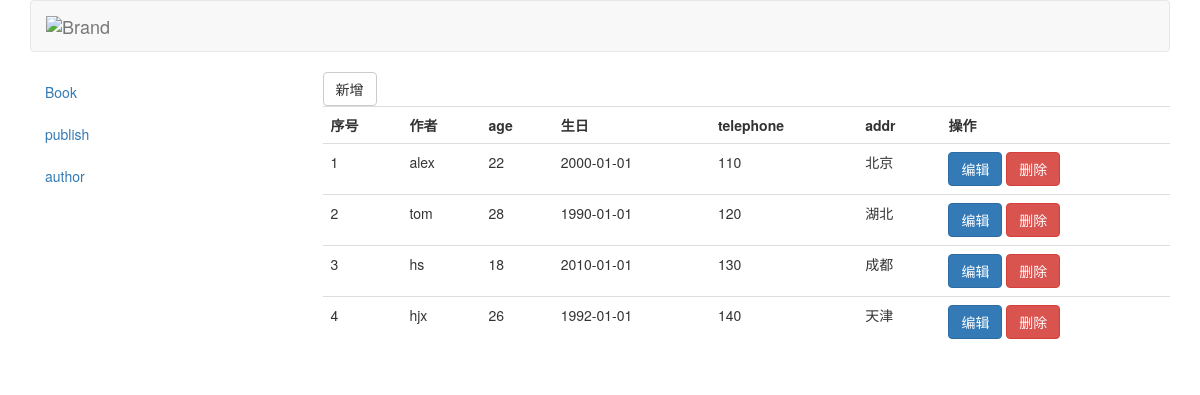
Page /author/ on the committed database.
### app01/models.py (models this page shows)
class Author(models.Model):
    nid = models.AutoField(primary_key=True)
    name = models.CharField(max_length=32)
    age = models.IntegerField()
    authordetail = models.OneToOneField(to="AuthorDetail",to_field='nid',on_delete=models.CASCADE)

class AuthorDetail(models.Model):
    nid = models.AutoField(primary_key=True)
    birthday = models.DateField()
    telephone = models.BigIntegerField()
    addr = models.CharField(max_length=64)

### app01/views.py (the view)
# urls.py: re_path(r'author/$',views.author),
def author(request):
    res = Author.objects.all()
    return render(request, 'author.html', {"author_list": res})

### templates/author.html
{% extends 'base.html' %}
{% block con %}
    <a  class="btn btn-default" href="/author/add/">新增</a>
    <table class="table">
        <tr>
            <th>序号</th>
            <th>作者</th>
            <th>age</th>
            <th>生日</th>
            <th>telephone</th>
            <th>addr</th>
            <th>操作</th>
        </tr>
        {% for author in author_list %}
            <tr>
                <td>{{ forloop.counter }}</td>
                <td>{{ author.name }}</td>
                <td>{{ author.age }}</td>
                <td>{{ author.authordetail.birthday|date:'Y-m-d' }}</td>
                <td>{{ author.authordetail.telephone }}</td>
                <td>{{ author.authordetail.addr }}</td>
                <td>
                    <a class="btn btn-primary" href="/author/{{ author.nid }}/edit/">编辑</a>
                    <a class="btn btn-danger" href="/author/{{ author.nid }}/del/">删除</a>
                </td>
            </tr>
        {% endfor %}
    </table>
{% endblock %}

### rows in the picture
Author: name "alex", age "22", authordetail.birthday "2000-01-01", authordetail.telephone "110", authordetail.addr "北京"
Author: name "tom", age "28", authordetail.birthday "1990-01-01", authordetail.telephone "120", authordetail.addr "湖北"
Author: name "hs", age "18", authordetail.birthday "2010-01-01", authordetail.telephone "130", authordetail.addr "成都"
Author: name "hjx", age "26", authordetail.birthday "1992-01-01", authordetail.telephone "140", authordetail.addr "天津"
